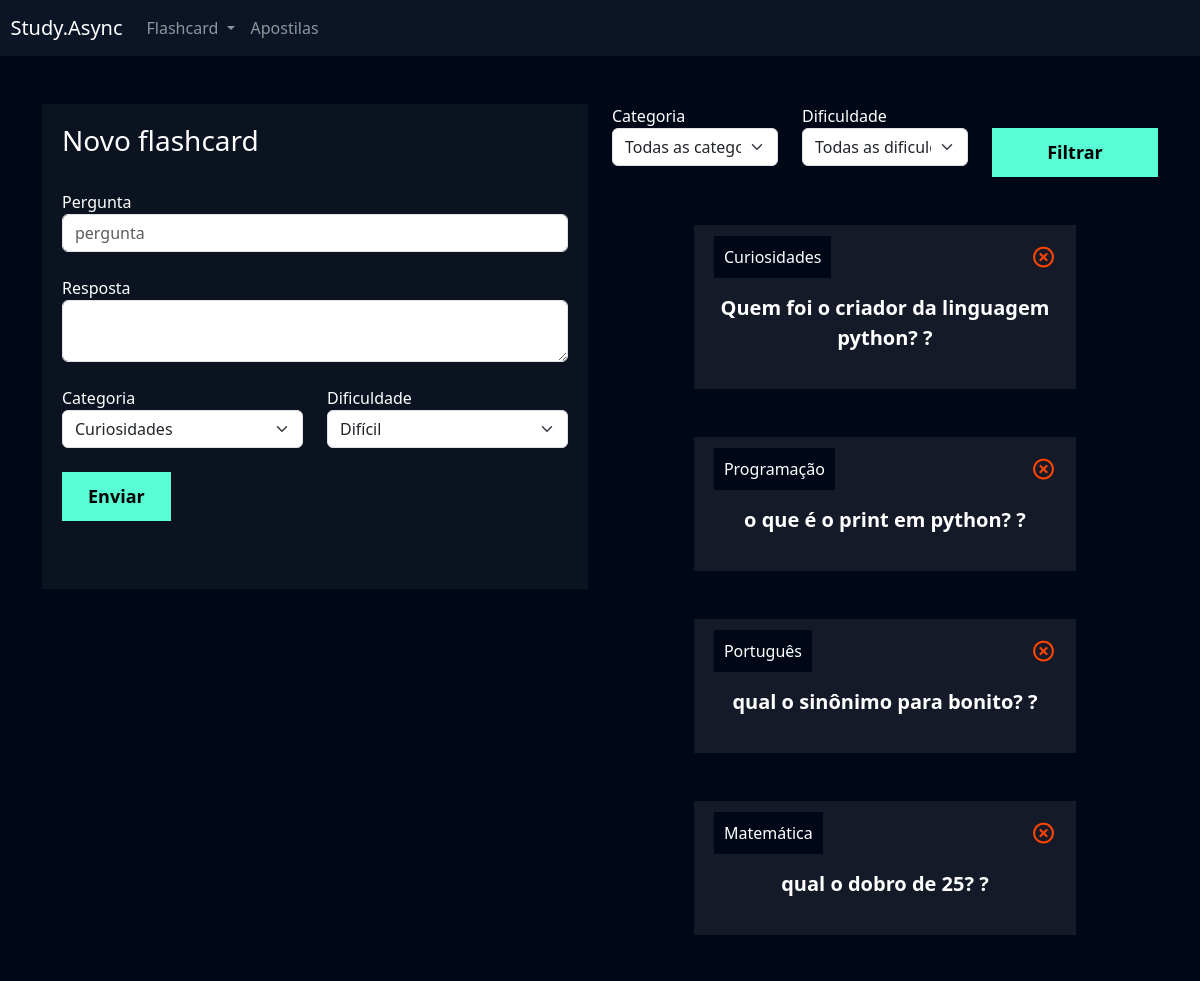
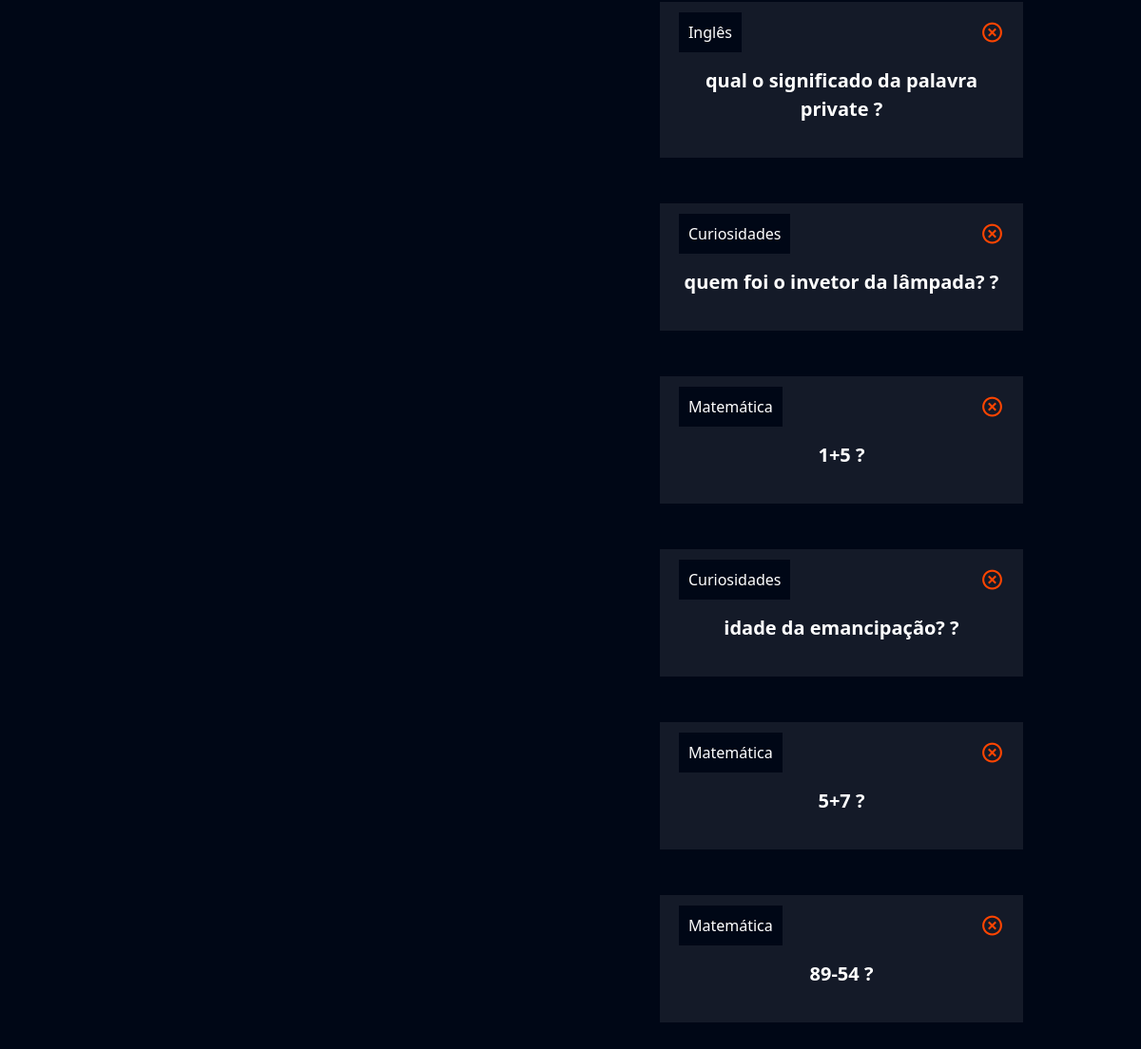
Page /flashcard/novo_flashcard/ (signed in) on the committed database (2 pictures, top to bottom).
### flashcard/models.py (models this page shows, shortened)
class Flashcard(models.Model):
    DIFICULDADE_CHOICES = (('D', 'Difícil'), ('M', 'Médio'), ('F', 'Fácil'))
    user = models.ForeignKey(User, on_delete=models.DO_NOTHING)
    pergunta = models.CharField(max_length=100)
    resposta = models.TextField()
    categoria = models.ForeignKey(Categoria, on_delete=models.DO_NOTHING)
    dificuldade = models.CharField(max_length=1, choices=DIFICULDADE_CHOICES)

class Categoria(models.Model):
    nome = models.CharField(max_length=20)

### flashcard/views.py (the view, shortened to what this page needs)
# urls.py: path('novo_flashcard/', views.novo_flashcard, name="novo_flashcard") ,
def novo_flashcard(request):
    if not request.user.is_authenticated:
        return redirect('/usuarios/login')
    if request.method == 'GET':
        categorias = Categoria.objects.all()
        dificuldades = Flashcard.DIFICULDADE_CHOICES
        flashcards = Flashcard.objects.filter(user=request.user)
        categoria_filtrar = request.GET.get('categoria')
        dificuldade_filtrar = request.GET.get('dificuldade')
        if categoria_filtrar:
            flashcards=flashcards.filter(categoria__id=categoria_filtrar)
        if dificuldade_filtrar:
            flashcards=flashcards.filter(dificuldade=dificuldade_filtrar)
        return render(request,
            'novo_flashcard.html',
            {
            'categorias': categorias,
            'dificuldades': dificuldades,
            'flashcards':flashcards})
    elif request.method == "POST":
        pergunta = request.POST.get('pergunta')
        resposta = request.POST.get('resposta')
        categoria = request.POST.get('categoria')
        dificuldade = request.POST.get('dificuldade')

### flashcard/models.py (called while the page is built)
    def __str__(self):
        return self.nome

### flashcard/templates/novo_flashcard.html (shortened to what this page needs)
{% extends "base.html" %}
{% load static %}
{% block 'cabecalho' %}
    <link href="{% static 'usuarios/css/cadastro.css' %}" rel="stylesheet">
    <link href='https://unpkg.com/boxicons@2.1.4/css/boxicons.min.css' rel='stylesheet'>
<link href='{% static "flashcard/css/novo_flashcard.css" %}' rel="stylesheet">
{% endblock 'cabecalho' %}
{% block 'conteudo' %}
    {% include "partials/header.html" %}
    <div class="container">
        <br>
        <br>
        <div class="row">
            <div class="col-md">
                <div class="box-form">
                    <form action="{% url 'novo_flashcard' %}" method="POST"> {% csrf_token %}
                        <h3>Novo flashcard </h3>
                        <br>
                        <label>Pergunta</label>
                        <input type="text" class="form-control" placeholder="pergunta" name="pergunta">
                        <br>
                        <label>Resposta</label>
                        <textarea class="form-control" name="resposta"></textarea>
                        <br>
                        <div class="row">
                                <div class="col-md">
                                    <label for="">Categoria</label>
                                    <select class="form-select" name="categoria">
                                        {% for categoria in categorias  %}
                                <option value="{{categoria.id}}">{{categoria}}</option>
                                {% endfor %}
                                    </select>
                                </div>
                                <div class="col-md">
                                    <label for="">Dificuldade</label>
                                    <select class="form-select" name="dificuldade">
                                        {%for dificuldade in dificuldades %}
                                        <option value="{{dificuldade.0}}">{{dificuldade.1}}</option>
                                        {%endfor%}
                                    </select>
                                </div>
                        </div>
                        <br>
                        <input type="submit" value="Enviar" class="btn-cadastro">
                        <br>
                        <br>
                        <br>
                    </form>
                </div>
            </div>
            <div class="col-md">
                <form action="{% url 'novo_flashcard' %}" method="GET">
                    <div class="row">
                        <div class="col-md">
                            <label for="">Categoria</label>
                            <select name="categoria" id="" class="form-select">
                                <option value="">Todas as categorias</option>
                            </select>
                        </div>
                        <div class="col-md">
                            <label for="">Dificuldade</label>
                            <select name="dificuldade" id="" class="form-select">
                                <option value="">Todas as dificuldades</option>
                            </select>
                        </div>
                        <div class="col-md">
                            <br>
                            <input type="submit" style="width: 100%" value="Filtrar" class="btn-cadastro">
                        </div>
                    </div>
                </form>
                <br>
                <br>
               {% for flash in flashcards %}
                    <div class="box-new-flashcard" onclick="flip_card({{flash.id}})">
                        <div class="flashcard ">
                            <div class="flashcard-categoria">
                                {{flash.categoria}}
                            </div>
                            <a href="{% url 'deletar_flashcard' flash.id %}"><i class='icone-exit bx bx-x-circle'></i></a>
                            <br>
                            <br>
                            <div class="flashcard-box-item">
                                <p class="flashcard-item">{{flash.pergunta}} ? </p>
                            </div>
                        </div>
                    </div>
                    <br>
                    <br>
                    {% endfor %}
            </div>
        </div>
    </div>
{% endblock 'conteudo' %}

### templates/base.html (shortened to what this page needs)
{% load static %}
<!doctype html>
<html lang="pt-br">
  <head>
    <link href="https://cdn.jsdelivr.net/npm/bootstrap@5.3.2/dist/css/bootstrap.min.css" rel="stylesheet">
      <link href="{% static 'geral/css/base.css'%}" rel="stylesheet">
    {% block 'cabecalho' %}
    {% endblock %}
  </head>
  <body>
    {% block 'conteudo'%}
    {% endblock %}
  </body>
</html>

### templates/partials/header.html (shortened to what this page needs)
<nav style="background-color: var(--main-color)" class="navbar navbar-expand-lg navbar-dark">
  <a class="navbar-brand" href="#">&nbsp&nbspStudy.Async</a>
  <div class="collapse navbar-collapse" id="navbarNav">
    <ul class="navbar-nav">
      <li class="nav-item dropdown">
        <a class="nav-link dropdown-toggle" href="#" id="navbarDropdown" role="button" data-bs-toggle="dropdown" aria-expanded="false">
          Flashcard
        </a>
      </li>
      <li class="nav-item">
        <a class="nav-link" href="/apostilas/adicionar_apostilas/">Apostilas</a>
      </li>
    </ul>
  </div>
</nav>

### templates/static/geral/css/base.css (style rules this page uses)
:root { --main-color: #0b1526; --dark-color: #000716; --secondary-dark-color: rgb(15, 2, 26); --light-color: #00c1f3; --contrast-color: #f4c96b; --differential-color: #58fcd5; }
body { background-color: var(--dark-color) !important; color: white !important; }

### templates/static/usuarios/css/cadastro.css (style rules this page uses)
* { margin: 0; padding: 0; }
.box-form { padding: 20px; background-color: rgba(217,217,217, .05); color: white !important; }
.btn-cadastro { padding: 10px; background-color: #58fcd5; border: none; border: 1px solid #58fcd5; font-size: 18px; font-weight: bold; padding-left: 25px; padding-right: 25px; }

### templates/static/flashcard/css/novo_flashcard.css (style rules this page uses)
.box-new-flashcard { width: 70%; margin: auto; }
.flashcard { background-color: rgba(255, 255, 255, .08); padding: 20px; }
.flashcard-box-item { text-align: center; }
.flashcard p { font-size: 20px; font-weight: bold; cursor: pointer; }
.flashcard-categoria { background-color: var(--dark-color); display: inline; padding: 10px; }
.icone-exit { float: right; font-size: 25px; color: orangered; }

### rows in the picture
Flashcard: categoria "Curiosidades", pergunta "Quem foi o criador da linguagem python?"
Flashcard: categoria "Programação", pergunta "o que é o print em python?"
Flashcard: categoria "Português", pergunta "qual o sinônimo para bonito?"
Flashcard: categoria "Matemática", pergunta "qual o dobro de 25?"
Flashcard: categoria "Inglês", pergunta "qual o significado da palavra private"
Flashcard: categoria "Curiosidades", pergunta "quem foi o invetor da lâmpada?"
Flashcard: categoria "Matemática", pergunta "1+5"
Flashcard: categoria "Curiosidades", pergunta "idade da emancipação?"
Flashcard: categoria "Matemática", pergunta "5+7"
Flashcard: categoria "Matemática", pergunta "89-54"

### other values in the picture
form field categoria "Curiosidades"
form field dificuldade "Difícil"
